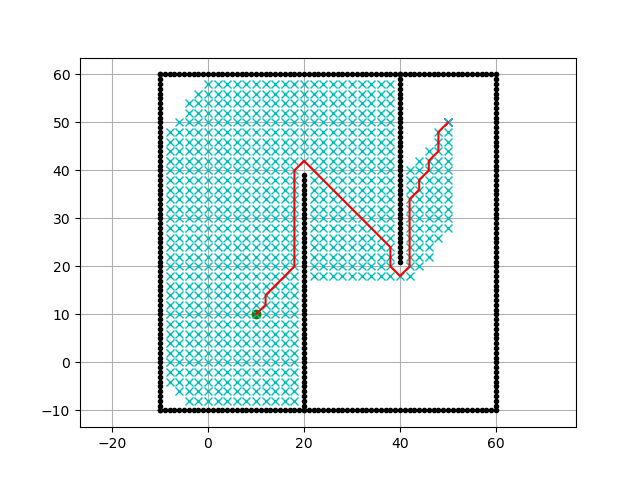
#> input picture PathPlanning/AStar/a_star.png, 640 x 480 px, given in place of simple2.png, which was not available
$ python dwa_astar.py
#> lines starting #> are read from the running program, lines starting #| are printed output that depends on the picture; after the words box and inside, x2 and y2 are one past the last pixel; in counts of white or black regions, pixels touching at a corner belong together; pictures that were not available may be replaced by others from this repository, and a replacement may not be noted
#> (reads PathPlanning/DWAT_v4_st/map_config/scenario_3.json from the repository)
### PathPlanning/DWAT_v4_st/map_manager.py
import numpy as np
import cv2
import json
from typing import Tuple, List, Dict, Any
import os


class DynamicObstacle:
    def __init__(self,
                 waypoints: List[List[float]] = None,
                 speed: float = 0.5,
                 radius: float = 0.5,
                 motion_type: str = "waypoint",
                 center: List[float] = None,
                 circle_radius: float = None,
                 initial_angle: float = 0.0,
                 direction: int = 1,
                 trajectory: np.ndarray = None,
                 times: np.ndarray = None,
                 velocities: np.ndarray = None,
                 start_time: float = 0.0,
                 on_finish: str = "hold",
                 track_id: str = None,
                 on_start: str = "hold_wrong_speed"):
        """
        Initialize a dynamic obstacle.

        Args:
            waypoints:     (waypoint mode) List of [x,y] coordinates to follow.
            speed:         Tangential / linear speed (m/s).
            radius:        Collision radius of the obstacle.
            motion_type:   "waypoint" (default), "circle" or "trajectory".
            center:        (circle mode) [cx, cy] – centre of the circular orbit.
            circle_radius: (circle mode) Radius of the circular orbit (m).
            initial_angle: (circle mode) Starting angle in radians (default 0).
            direction:     (circle mode) +1 for CCW, -1 for CW (default +1).
            trajectory:    (trajectory mode) (K, 2) array of recorded [x, y] samples.
            times:         (trajectory mode) (K,) array of sample times in seconds.
            velocities:    (trajectory mode) optional (K, 2) array. If omitted it is
                           derived as v[k] = (p[k+1] - p[k]) / (t[k+1] - t[k]), v[-1] = 0,
                           i.e. the piecewise-constant velocity that reproduces the
                           linear interpolation between samples.
            start_time:    (trajectory mode) simulation time offset at t=0 (s).
            on_finish:     (trajectory mode) "hold" (freeze at the last sample, velocity 0)
                           or "loop" (restart the recording).
            on_start:      (trajectory mode) where the vessel is before its first
                           sample, for a track that starts after the run does:
                           "extrapolate" -- at p[0] + v[0] * (t - t_start), reporting
                           v[0], so it arrives at its first fix on time;
                           "hold" -- parked at p[0] with velocity 0;
                           "hold_wrong_speed" (default) -- parked at p[0] but
                           reporting v[0]. DEPRECATED: position and velocity
                           disagree, so a planner extrapolates a stationary ship
                           sailing away. Kept only so runs before 2026-10-01
                           reproduce; to be removed.
            track_id:      Optional label carried through for logging/plotting.
        """
        self.motion_type = motion_type
        self.speed = float(speed)
        self.radius = float(radius)
        self.velocity = np.array([0.0, 0.0])
        self.track_id = track_id

        if self.motion_type == "trajectory":
            self._init_trajectory(trajectory, times, velocities, start_time, on_finish,
                                  on_start)
        elif self.motion_type == "circle":
            if center is None or circle_radius is None:
                raise ValueError("'center' and 'circle_radius' are required for circle motion.")
            self.center = np.array(center, dtype=float)
            self.circle_radius = float(circle_radius)
            self.angle = float(initial_angle)
            self.direction = int(direction)
            # Derived angular speed (rad/s)
            self.angular_speed = self.speed / self.circle_radius
            # Set initial position and velocity
            self.current_position = self._circle_position()
            self._update_circle_velocity()
            # Unused in circle mode but kept for API consistency
            self.waypoints = np.empty((0, 2))
            self.total_distance = 0.0
            self.current_waypoint_index = 0
            self.distance_to_next = 0.0
        else:  # waypoint mode
            self.waypoints = np.array(waypoints, dtype=float)
            self.current_position = self.waypoints[0].copy()
            self.current_waypoint_index = 0
            self.distance_to_next = 0
            self.total_distance = self._calculate_total_path_length()
            self._update_velocity_vector()

    # ------------------------------------------------------------------
    # Trajectory-mode helpers
    # ------------------------------------------------------------------

    # [95 lines left out: functions _init_trajectory, _derive_velocities, _query_time, _sync_trajectory_state, not called in this run]

    def _update_trajectory_position(self, dt: float) -> None:
        self.t += dt
        self._sync_trajectory_state()

    # [24 lines left out: functions is_finished, _circle_position, _update_circle_velocity, not called in this run]

    # ------------------------------------------------------------------
    # Waypoint-mode helpers
    # ------------------------------------------------------------------

    def _calculate_total_path_length(self) -> float:
        """Calculate total path length of all waypoints"""
        if len(self.waypoints) < 2:
            return 0.0
        return sum(np.linalg.norm(self.waypoints[i+1] - self.waypoints[i])
                  for i in range(len(self.waypoints)-1))

    def _update_velocity_vector(self) -> None:
        """Helper to calculate current velocity vector based on target waypoint"""
        if len(self.waypoints) < 2:
            self.velocity = np.array([0.0, 0.0])
            return

        current_wp = self.waypoints[self.current_waypoint_index]
        next_index = (self.current_waypoint_index + 1) % len(self.waypoints)
        next_wp = self.waypoints[next_index]

        segment_vector = next_wp - current_wp
        segment_length = np.linalg.norm(segment_vector)

        if segment_length < 1e-6:
            self.velocity = np.array([0.0, 0.0])
        else:
            # Velocity = Direction * Speed
            self.velocity = (segment_vector / segment_length) * self.speed

    # [60 lines left out: functions update_position, _update_circle_position, _update_waypoint_position, not called in this run]


class MapManager:
    def __init__(self, config: Any):
        self.config = config
        self.static_obstacles = np.empty((0, 2))  # All static obstacles from image
        self.dynamic_obstacles = []  # Now a list of DynamicObstacle objects
        self.astar_obstacles = np.empty((0, 2))  # Obstacles for A*
        self.boundary_obstacles = np.empty((0, 2)) # Static obstacles for DWA (e.g., walls)
        self.map_size = None  # (width, height) of the map in pixels / coordinate units
        self.road_map = None
        self.start_position = None
        self.goal_position = None
        # Populated only when the map comes from an occupancy grid
        self.occupancy = None
        self.occupancy_shape = None
        self.occupancy_resolution = None
        self.occupancy_origin = None
        self.occupancy_cell_anchor = None

    def load_map_from_image(self, image_path: str, map_size: Tuple[int, int] = (100, 100)) -> None:
        """Load map from image file and process it"""
#> called with image_path = 'EnvData/maps/simple2.png', map_size = (50, 50)
        # Load and process the base map
        arr = cv2.imread(image_path, cv2.IMREAD_GRAYSCALE)
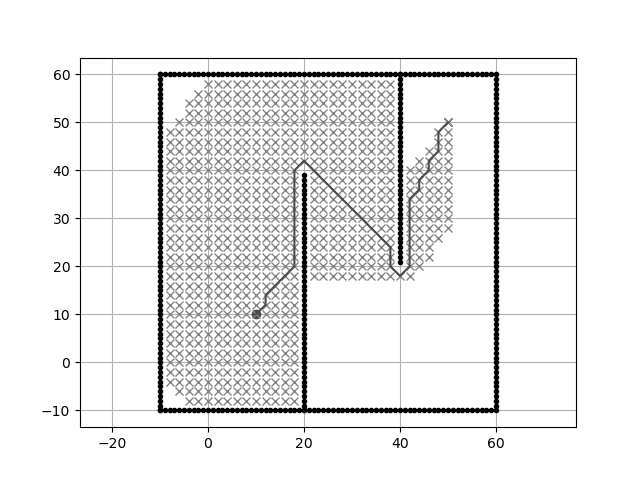
#> arr: shape (480, 640); min 0, max 255, mean 235.5
        arr = cv2.resize(arr, map_size)
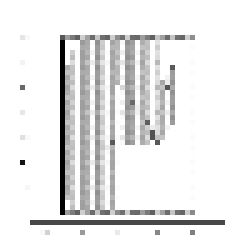
#> arr: shape (50, 50) (shown 5 times larger); min 0, max 255, mean 233.8
        _, arr = cv2.threshold(arr, 128, 1, cv2.THRESH_BINARY)
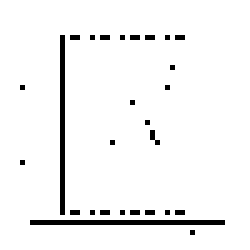
#> arr: shape (50, 50) (shown 5 times larger); values 0 (black) and 1 (white), 95.5% white; black in thin lines or dots, all inside (x1, y1, x2, y2) = (4, 7, 45, 47)
        self.map_size = map_size  # store (width, height) for downstream use

        arr_for_planning = arr.copy()
        if self.config.enable_map_boundary_obstacles:
            arr_for_planning[0, :] = 0  # Top edge
            arr_for_planning[-1, :] = 0  # Bottom edge
            arr_for_planning[:, 0] = 0  # Left edge
            arr_for_planning[:, -1] = 0  # Right edge

        # Extract obstacles
        self.static_obstacles = np.argwhere(arr_for_planning == 0)
#> self.static_obstacles = 112 pairs, first value 7 to 46, second value 4 to 44
#> (the rest of the program and of its run is left out)
